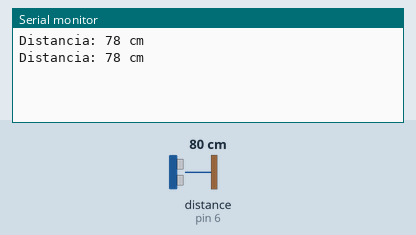
This sketch was run on a simulated Arduino Uno, built with avr-gcc and run on an emulated ATmega328P. Parts: the last lines printed to the serial monitor. Wiring (inferred from the names in the program): ultrasonic range finder: trigger pin 7; echo pin 6. The test bench sets the inputs (shaded band); at power-on: distance to the obstacle (sensor on pin 6) 80 cm. The echo pulse lasts 58.3 µs per cm.

Above: at 1.8 s.
1.9 s: distance to the obstacle (sensor on pin 6) set to 2 cm
At 2.7 s:
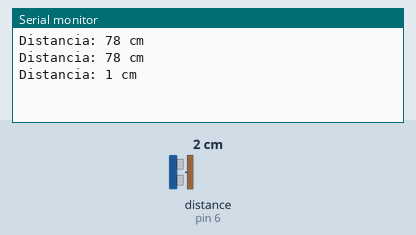
3.4 s: distance to the obstacle (sensor on pin 6) set to 4 cm
At 4.8 s:
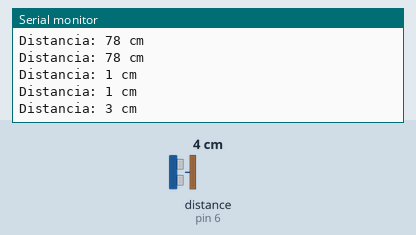
Timing chart, 0 to 6.4 s (numbered marks = the images above; inputs shaded):
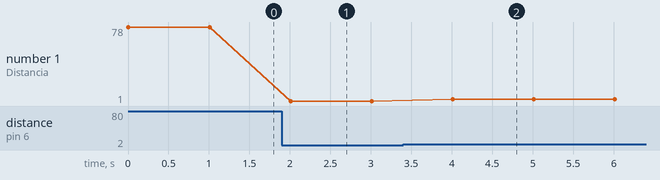

The sketch:

ULTRASONICO.ino
```cpp
// Definir los pines para el sensor ultrasónico
const int trigPin = 7;
const int echoPin = 6;

// Variables para almacenar la duración del pulso y la distancia calculada
long duration;
int distance;

void setup() {
  Serial.begin(9600); // Iniciar la comunicación serial para la depuración
  pinMode(trigPin, OUTPUT); // Configurar el pin TRIG como salida
  pinMode(echoPin, INPUT); // Configurar el pin ECHO como entrada
}

void loop() {
  // Generar un pulso corto en el pin TRIG
  digitalWrite(trigPin, LOW);
  delayMicroseconds(2);
  digitalWrite(trigPin, HIGH);
  delayMicroseconds(10);
  digitalWrite(trigPin, LOW);

  // Medir el tiempo que tarda en llegar el eco
  duration = pulseIn(echoPin, HIGH);

  // Calcular la distancia en centímetros
  	//la velocidad del sonido en el aire es de aprox 343 m/s que es aprox a 0.0343 cm/micro seg
  	//se divide entre 2 porque el ECHO "recorre" dos veces la distancia
  distance = duration * 0.034 / 2;

  // Mostrar la distancia en el monitor serie
  Serial.print("Distancia: ");
  Serial.print(distance);
  Serial.println(" cm");

  // Esperar un momento antes de realizar la siguiente lectura
  delay(1000);
}
```

Measured:
- after the input at 1.9 s, the serial monitor: prints a new line after 0.11 s (image 1)
- after the input at 3.4 s, the serial monitor: prints a new line after 0.61 s (image 2)
- plotted number 1: 78 → 1 after the input at 1.9 s, 1 → 3 after the input at 3.4 s
